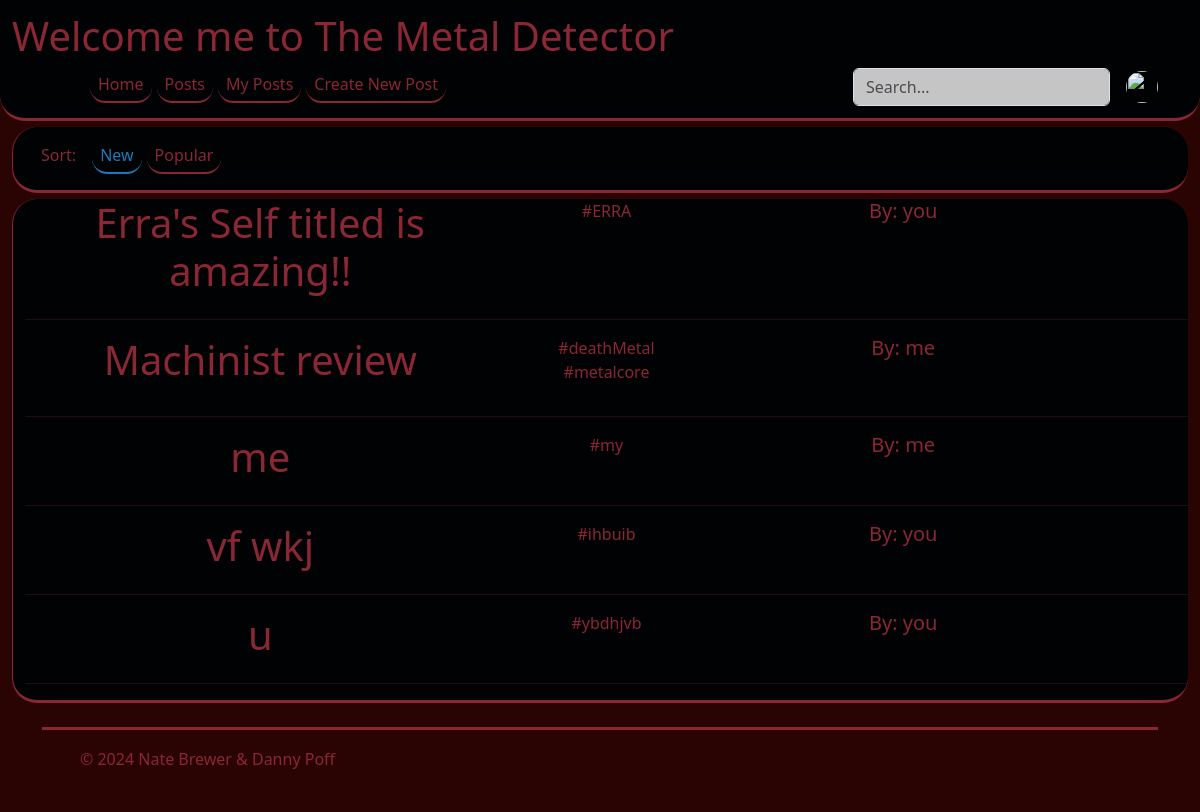
Screenshot of /entity/index.php (signed in) with the database file from the repository.
### tables this page shows
CREATE TABLE `posts` (
  `post_ID` int(10) UNSIGNED NOT NULL,
  `user_ID` int(10) UNSIGNED NOT NULL,
  `title` varchar(64) NOT NULL,
  `content` text NOT NULL,
  `picture` varchar(2048) NOT NULL,
  `band` varchar(32) NOT NULL,
  `album` varchar(32) NOT NULL,
  `song` varchar(32) NOT NULL,
  `likes` int(10) UNSIGNED NOT NULL DEFAULT 0,
  `date` date NOT NULL,
  `timestamp` timestamp NOT NULL DEFAULT current_timestamp() ON UPDATE current_timestamp()
);

CREATE TABLE `users` (
  `user_ID` int(10) UNSIGNED NOT NULL,
  `email` varchar(32) NOT NULL,
  `password` varchar(128) NOT NULL,
  `firstname` varchar(32) NOT NULL,
  `lastname` varchar(32) NOT NULL,
  `role` int(1) NOT NULL DEFAULT 0
);

### dbfunctions.php (called while the page is built, shortened)
<?php
function getUserID($db, $post_ID){
    $query=$db->prepare('SELECT user_ID FROM posts WHERE post_ID=?');
    $query->execute([$post_ID]);
    $user_ID = $query->fetch();
    $query=$db->prepare('SELECT firstname FROM users WHERE user_ID=?');
    $query->execute([$user_ID['user_ID']]);
    $username = $query->fetch();
    return $username['firstname'];
}
function getTagsByPostID($db, $post_id){
    $tagName = [];
    $query=$db->prepare('SELECT tag_ID FROM post_tag WHERE post_ID=?');
    $query->execute([$post_id]);
    $tag_id=$query->fetchAll();
    foreach($tag_id as $tag){
        $query=$db->prepare('SELECT tag_title FROM tags WHERE tag_ID=?');
        $query->execute([$tag['tag_ID']]);
        $tagName[] = $query->fetchColumn();
    }
    return $tagName;
}
?>

### entity/index.php (the view, shortened to what this page needs)
<?php
require_once('auth.php');
function displayElement($db, $posts) {
    foreach($posts as $post){
        $tags = getTagsByPostID($db, $post['post_ID']);
        $user_id = getUserID($db, $post['post_ID']);
        echo
        '
        <div class="cotainer">
            <div class="row">
                <h1 class="col-sm-5 width-20%">
                        <a href="detail.php?x='.$post['post_ID'].'" class="text-decoration-none">'.$post["title"].'</a>
                </h1>
                <p class = col-sm-2>'; foreach($tags as $tag) {echo $tag." ";} echo '</p>
                <h5 class="col-sm-4 width-20%">
                    <a href="" class="text-decoration-none">By: '.$user_id.'</a>
                </h5>
            </div>
            <hr>
        </div>';
    }
}
?>
<html>
    <head>
        <link rel = "stylesheet" href="https://cdn.jsdelivr.net/npm/bootstrap@5.3.3/dist/css/bootstrap.min.css">
        <link rel = "stylesheet" href="../format.css">
    </head>
    <body>
        <?php echo displayNav(); ?>
        <div class="tab">
            <ul class="nav py-3">
                <li class="tab px-3">Sort:</li>
                <?php if(empty($_GET) || $_GET['x'] == "new" ) { ?>
                    <li><a class="tab currentloc nav px-2" href="index.php?x=new">New</a></li>
                    <li><a class="tab nav px-2" href="index.php?x=popular">Popular</a></li>
                <?php } else {?>
                    <li><a class="tab nav px-2" href="index.php?x=new">New</a></li>
                    <li><a class="tab currentloc nav px-2" href="index.php?x=popular">Popular</a></li>
                <?php } ?>
            </ul>
        </div>
        <div class="tab text-center">
            <?php
            require_once('../db.php');
            displayElement($db, displayRecent($db), true);
            ?>
        </div>
    </body>
    <div class="container">
        <footer class="d-flex flex-wrap justify-content-between align-items-center py-3 my-4">
            <div class="col-md-4 d-flex align-items-center">
                <a href="/" class="mb-3 me-2 mb-md-0 text-body-secondary text-decoration-none lh-1">
                    <svg class="bi" width="30" height="24"><use xlink:href="#bootstrap"></use></svg>
                </a>
                <span class="mb-3 mb-md-0">© 2024 Nate Brewer & Danny Poff</span>
            </div>
            <ul class="nav col-md-4 justify-content-end list-unstyled d-flex">
            <li class="ms-3"><a class="text-body-secondary" src="/images/twitter.svg/"><svg class="bi" width="24" height="24"><use xlink:href="#twitter"></use></svg></a></li>
            <li class="ms-3"><a class="text-body-secondary" href="#"><svg class="bi" width="24" height="24"><use xlink:href="#instagram"></use></svg></a></li>
            <li class="ms-3"><a class="text-body-secondary" href="#"><svg class="bi" width="24" height="24"><use xlink:href="#facebook"></use></svg></a></li>
            </ul>
        </footer>
    </div>
</html>

### format.css (style rules this page uses)
:root { --black: #010203; --blue: #197BBD; --red: #8B2635; --darkRed: #2A0402; --silver: #C5C5C5; }
body { background-color: var(--darkRed); color: var(--red); }
a { color: var(--red); text-decoration: none; }
a.currentloc { color: var(--blue); }
a.nav { border-radius: 25px; border-bottom: solid; border-width: 2px .5px; padding-bottom: 5px; margin-right: 5px; }
.tab { color: var(--red); }
div.tab { background-color: var(--black); border-radius: 25px; border-left: solid; border-bottom: solid; border-width: 3px 1px; margin: .5% 1% 0% 1%; padding-left: 1%; }
footer { border-top: solid; border-color:var(--red); }

### rows the page displays
posts: title "Erra's Self titled is amazing!!", tag "#ERRA", user_id "you"
posts: title "Machinist review", tag "#deathMetal", tag "#metalcore", user_id "me"
posts: title "me", tag "#my", user_id "me"
posts: title "vf wkj", tag "#ihbuib", user_id "you"
posts: title "u", tag "#ybdhjvb", user_id "you"

### other values shown
$_SESSION['name'] "me"
